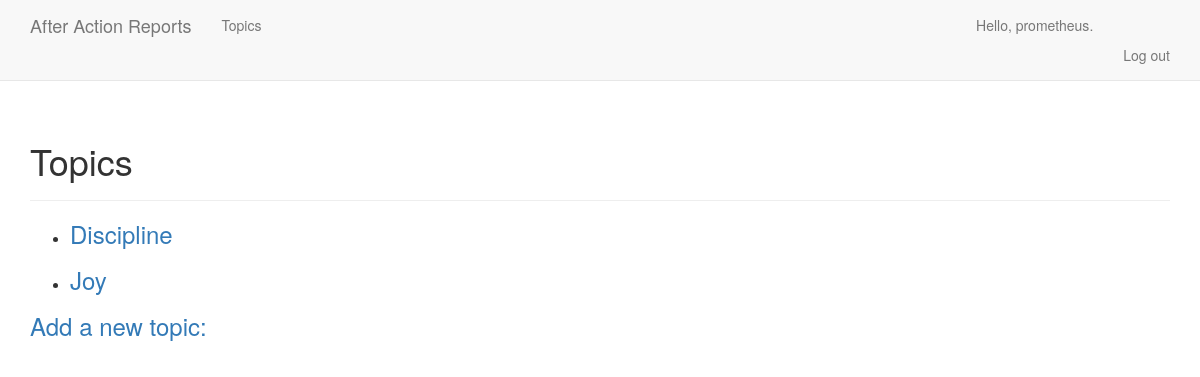
The page /topics/ (signed in) on the database as committed earlier.
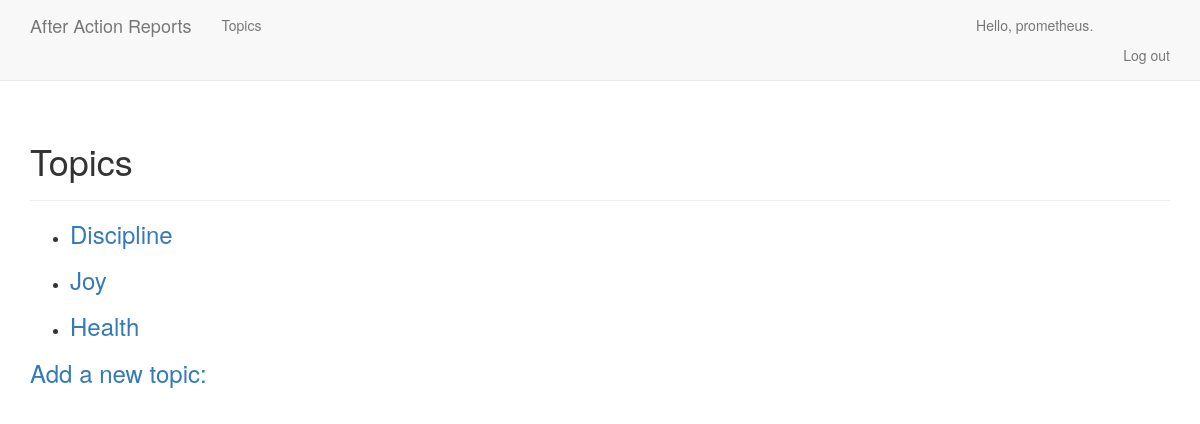
The same page on the database as committed later.
### AARs/models.py (models this page shows)
class Topic(models.Model):
    text = models.CharField(max_length=50)
    date_added = models.DateTimeField(auto_now_add=True)
    owner = models.ForeignKey(User, on_delete=models.CASCADE)
    def __str__(self):
        return self.text

### AARs/views.py (the view)
# urls.py: path('topics/', views.topics, name='topics'),
@login_required
def topics(request):
    topics = Topic.objects.filter(owner=request.user).order_by('date_added')
    context = {'topics': topics}
    return render(request, 'AARs/topics.html', context)

### AARs/templates/AARs/topics.html
{% extends "AARs/base.html" %}
{% block header %}
  <h1>Topics</h1>
{% endblock header %}
{% block content %}
  <ul>
    {% for topic in topics %}
      <li>
        <h3>
          <a href="{% url 'AARs:topic' topic.id %}">{{ topic }}</a>
        </h3>
      </li>
    {% empty %}
      <li>No topics have been added yet.</li>
    {% endfor %}
  </ul>
  <h3><a href="{% url 'AARs:new_topic' %}">Add a new topic:</a></h3>
{% endblock content %}

Rows that differ between the two databases and show on the page:
added Topic: text "Health"
